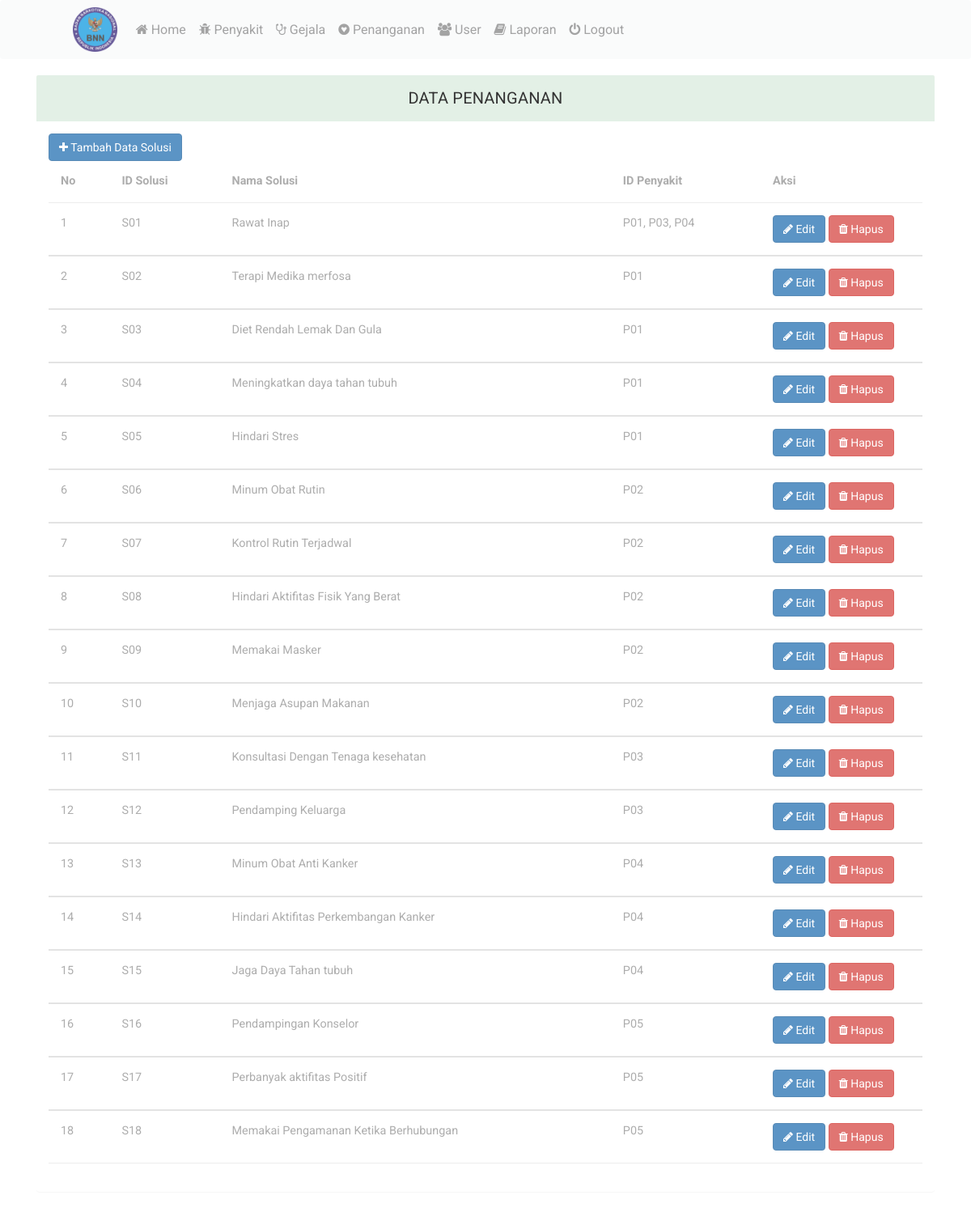
Page /admin/solusi.php (signed in) on the committed database.
### tables this page shows
CREATE TABLE `solusi` (
  `id_solusi` varchar(5) NOT NULL,
  `id_penyakit` varchar(50) NOT NULL,
  `solusi` varchar(255) NOT NULL
);

### assets/module/koneksi.php (called while the page is built)
<?php
$conn = mysqli_connect("localhost", "root", "", "sp_kandungan");
function query($query)
{
	global $conn;
	$result = mysqli_query($conn, $query);
	$rows = [];
	while ($row = mysqli_fetch_assoc($result)) {
		$rows[] = $row;
	}
	return $rows;
}

### admin/solusi.php (the view)
<?php
require 'header.php';
$dsls = query("SELECT * FROM solusi ORDER BY id_solusi ASC");
?>
<section class="container">
	<div class="panel panel-default" style="opacity: 0.8 ">
		<div class="panel-heading">Data Penanganan</div>
		<div class="panel-body">
			<div>
				<a href="tSolusi.php" class="btn btn-primary"><i class="fa fa-plus"></i> Tambah Data Solusi</a>
				<table class="table" ui-jq="footable" ui-options='{
							"paging": {
				          	"enabled": true
				        },
				        	"filtering": {
				          	"enabled": true
				        },
				        	"sorting": {
				          	"enabled": true
				        }}'>
					<thead>
						<tr>
							<th data-breakpoints="xs">No</th>
							<th>ID Solusi</th>
							<th>Nama Solusi</th>
							<th>ID Penyakit</th>
							<th style="width: 200px;">Aksi</th>
						</tr>
					</thead>
					<?php
					$no = 1;
					foreach ($dsls as $row) :
						?>
						<tbody>
							<tr>
								<td><?= $no; ?></td>
								<td><?= $row["id_solusi"]; ?></td>
								<td><?= $row["solusi"]; ?></td>
								<td><?= $row["id_penyakit"]; ?></td>
								<td>
									<a class="btn btn-primary" href="eSolusi.php?id_solusi=<?= $row["id_solusi"]; ?>"><i class="fa fa-pencil"></i> Edit</a>
									<a class="btn btn-danger" href="hSolusi.php?id_solusi=<?= $row["id_solusi"]; ?>"><i class="fa fa-trash"></i> Hapus</a>
								</td>
							</tr>
							<?php $no++; ?>
						<?php endforeach ?>
						</tbody>
				</table>
			</div>
		</div>
	</div>
</section>
<?php require "footer.php"; ?>

### assets/css/style.css (style rules this page uses)
html, body { font-family: 'Roboto', sans-serif; font-size: 100%; overflow-x: hidden; background-size:cover; }
body a { transition: 0.5s all ease; -webkit-transition: 0.5s all ease; -moz-transition: 0.5s all ease; -o-transition: 0.5s all ease; -ms-transition: 0.5s all ease; text-decoration:none; }
.panel-heading { position: relative; height: 57px; line-height: 57px; letter-spacing: 0.2px; color: #000; font-size: 18px; font-weight: 400; padding: 0 16px; background:#ddede0; border-top-right-radius: 2px; border-top-left-radius: 2px; text-transform: uppercase; text-align: center; }
.panel { border: none ! important; }
.table>thead>tr>th { border-bottom: 1px solid #e1ab91 ! important; }
.table>tbody>tr>td, .table>tbody>tr>th, .table>tfoot>tr>td, .table>tfoot>tr>th, .table>thead>tr>td, .table>thead>tr>th { border-bottom: 1px solid #e9e9e9 ! important; }
.table > thead > tr > th, .table > tbody > tr > th, .table > tfoot > tr > th, .table > thead > tr > td, .table > tbody > tr > td, .table > tfoot > tr > td { border-top: none !important; }
.table td, .table>tbody>tr>td, .table>tbody>tr>th, .table>tfoot>tr>td, .table>tfoot>tr>th, .table>thead>tr>td, .table>thead>tr>th { padding: 15px!important; }
.table > thead > tr > th, .table > tbody > tr > th, .table > tfoot > tr > th, .table > thead > tr > td, .table > tbody > tr > td, .table > tfoot > tr > td { font-size: 0.9em; color: #999; border-top: none !important; }
.panel-default>.panel-heading { color: #000000 ! important; background-color: #ddede0 ! important; border-color: #ddede0 ! important; font-size: 20px; }

### rows in the picture
solusi: id_solusi "S01", solusi "Rawat Inap", id_penyakit "P01, P03, P04"
solusi: id_solusi "S02", solusi "Terapi Medika merfosa", id_penyakit "P01"
solusi: id_solusi "S03", solusi "Diet Rendah Lemak Dan Gula", id_penyakit "P01"
solusi: id_solusi "S04", solusi "Meningkatkan daya tahan tubuh", id_penyakit "P01"
solusi: id_solusi "S05", solusi "Hindari Stres", id_penyakit "P01"
solusi: id_solusi "S06", solusi "Minum Obat Rutin", id_penyakit "P02"
solusi: id_solusi "S07", solusi "Kontrol Rutin Terjadwal", id_penyakit "P02"
solusi: id_solusi "S08", solusi "Hindari Aktifitas Fisik Yang Berat", id_penyakit "P02"
solusi: id_solusi "S09", solusi "Memakai Masker", id_penyakit "P02"
solusi: id_solusi "S10", solusi "Menjaga Asupan Makanan", id_penyakit "P02"
solusi: id_solusi "S11", solusi "Konsultasi Dengan Tenaga kesehatan", id_penyakit "P03"
solusi: id_solusi "S12", solusi "Pendamping Keluarga", id_penyakit "P03"
solusi: id_solusi "S13", solusi "Minum Obat Anti Kanker", id_penyakit "P04"
solusi: id_solusi "S14", solusi "Hindari Aktifitas Perkembangan Kanker", id_penyakit "P04"
solusi: id_solusi "S15", solusi "Jaga Daya Tahan tubuh", id_penyakit "P04"
solusi: id_solusi "S16", solusi "Pendampingan Konselor", id_penyakit "P05"
solusi: id_solusi "S17", solusi "Perbanyak aktifitas Positif", id_penyakit "P05"
solusi: id_solusi "S18", solusi "Memakai Pengamanan Ketika Berhubungan", id_penyakit "P05"
